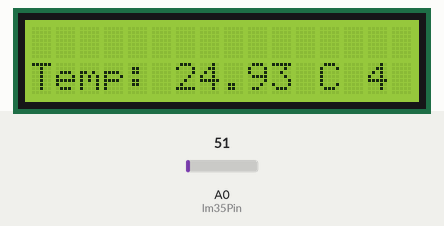
This sketch was run on a simulated Arduino Uno, built with avr-gcc and run on an emulated ATmega328P. On the bench: 16×2 character LCD. The inputs (shaded band) are chosen by the test bench; at power-on: A0 (lm35Pin) = 51.

Above: at 4.2 s.
4.3 s: A0 (lm35Pin) set to 61
At 5.5 s:
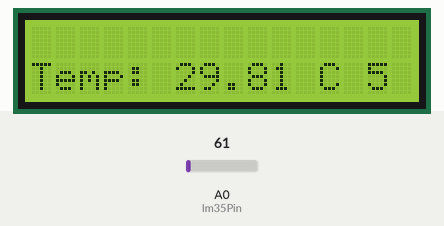
6.5 s: A0 (lm35Pin) set to 71
At 7.8 s:
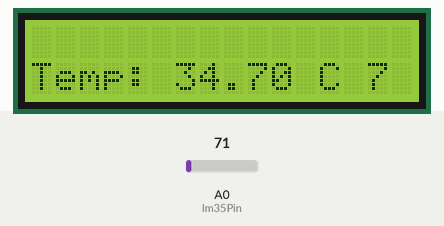
8.5 s: A0 (lm35Pin) set to 86
At 9.8 s:
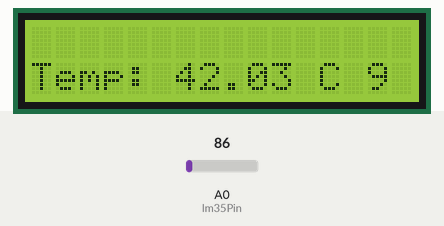
Timing chart, 0 to 11.5 s (numbered marks = the images above; inputs shaded):
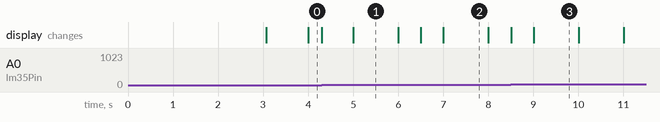

The sketch:

temperature_for_thermometer.ino
```cpp
#include <LiquidCrystal.h>

int lm35Pin = A0;
LiquidCrystal lcd(12,11,5,4,3,2);

void setup() {
  // put your setup code here, to run once:
  lcd.begin(16,2);
  lcd.print("Temperature");
  delay(3000);

  lcd.clear();

  Serial.begin(9600);
}

void loop() {
  // put your main code here, to run repeatedly:
int sensorValue = analogRead(lm35Pin);
float voltage = sensorValue * (5.0/ 1023.0);
float tempC = voltage * 100;

lcd.setCursor(0,1);
lcd.print("Temp: ");
lcd.print(tempC);
lcd.print(" C ");

lcd.print(millis() / 1000);
}
```

Measured:
- what the display in image 1 shows lasts 1.0 s, from 5.0 s to 6.0 s
